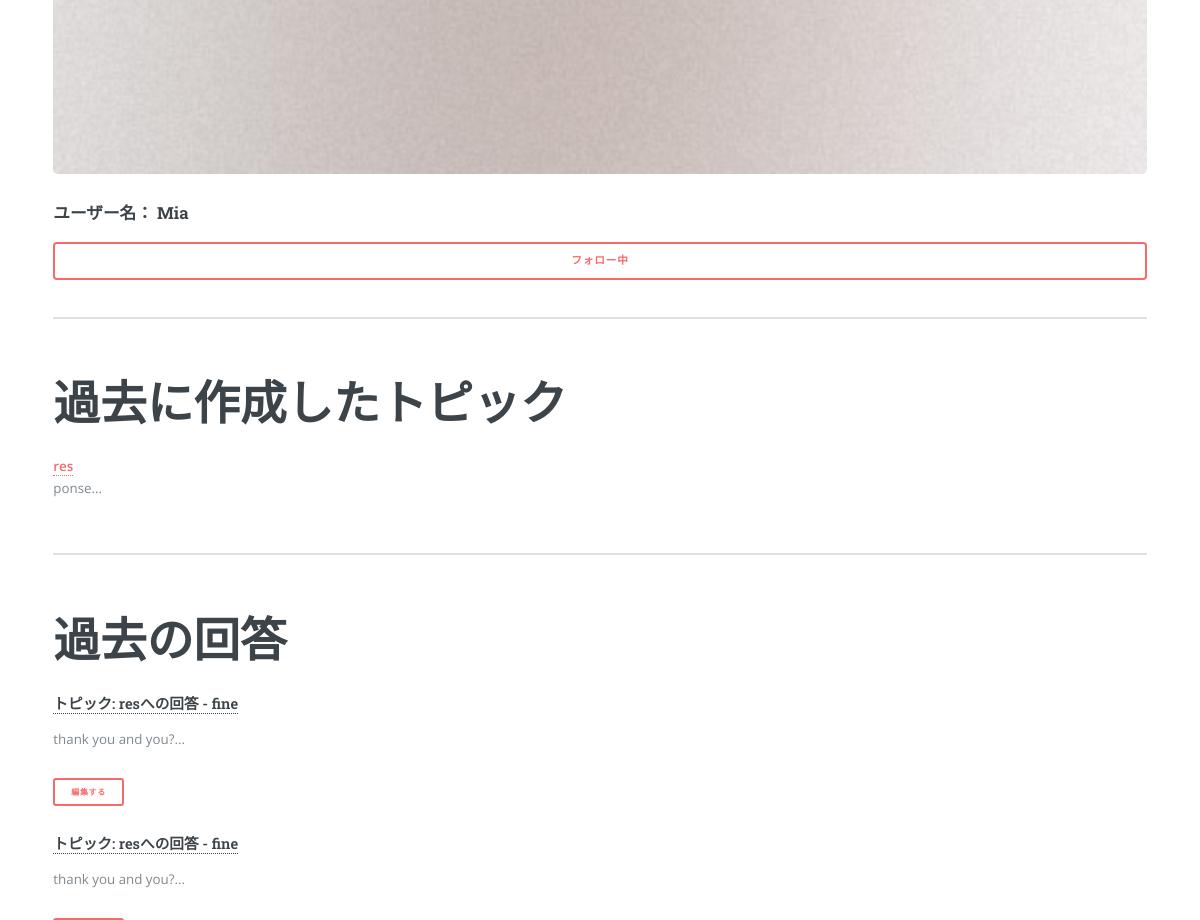
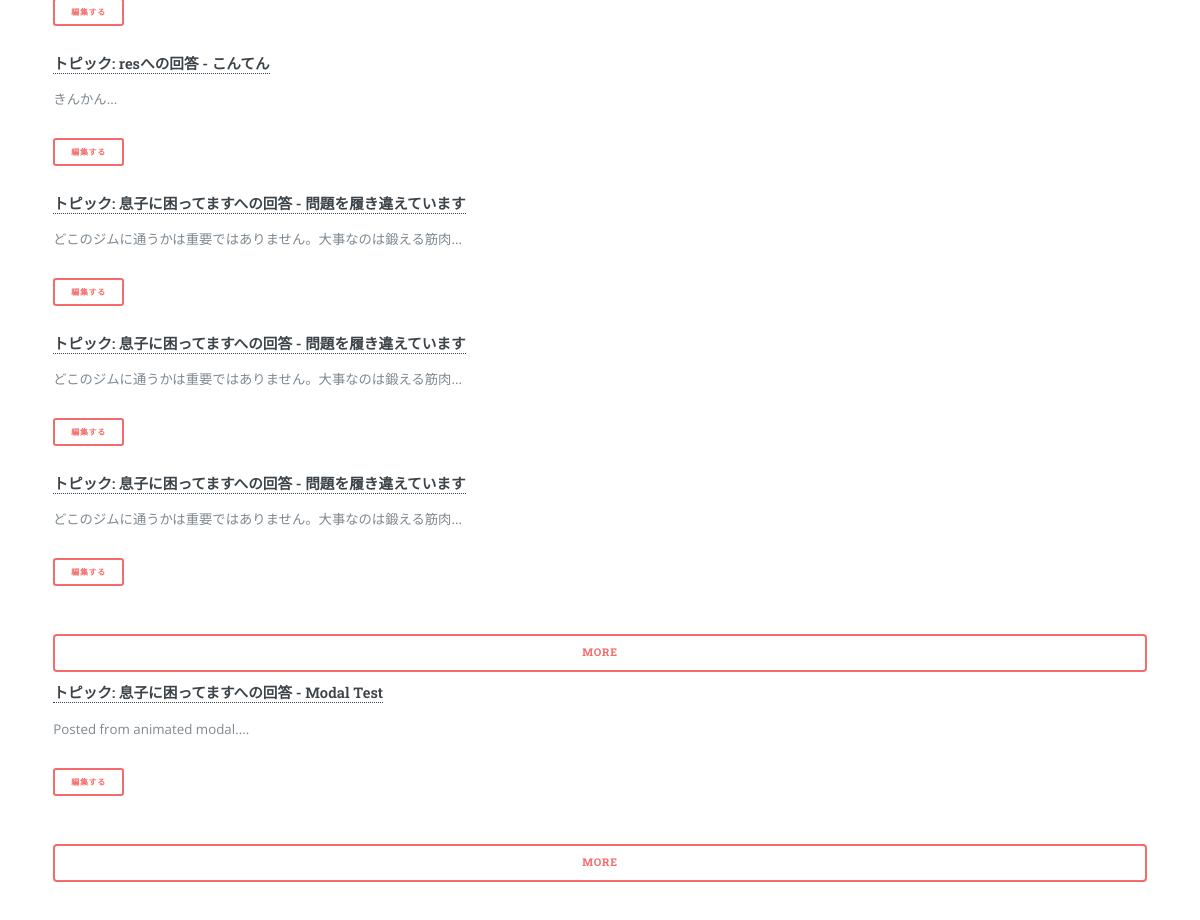
The page /portfolio/Mia/ (signed in, lower part) on the database as committed earlier (2 pictures, top to bottom).
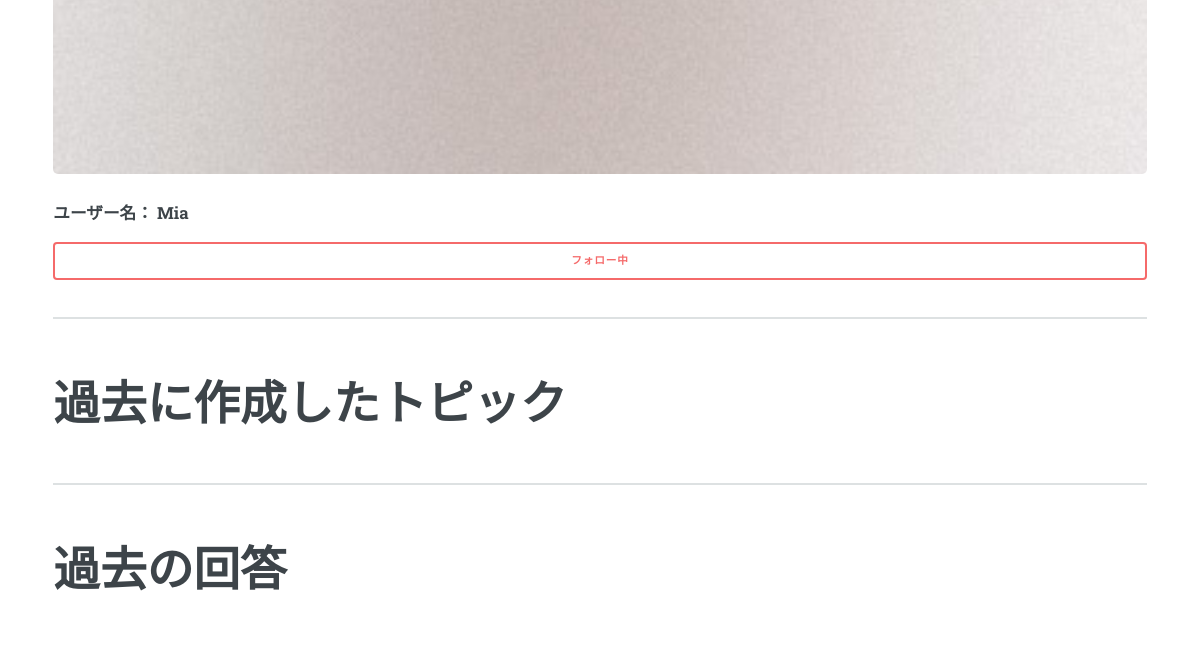
The same page on the database as committed later.
### counsel/models.py (models this page shows, shortened)
class Post(models.Model):
    title = models.CharField(max_length=50)
    content = models.CharField(max_length=500)
    user = models.ForeignKey(FamoUser)
    updated_date = models.DateTimeField(auto_now=True)
    anonymous = models.BooleanField(default=False)
    class Meta:
        abstract = True

class Question(Post):
    hits = models.IntegerField(default=0)
    last_accessed_date = models.DateTimeField(default=datetime.now())

class Answer(Post):
    question = models.ForeignKey(Question)
    good_rators = models.ManyToManyField(FamoUser, related_name='good_answers')
    bad_rators = models.ManyToManyField(FamoUser, related_name='bad_anwers')

### portfolio/views.py (the view)
# urls.py: url(r'^(?P<username>\S+?)/', views.user, name='user'),
@login_required
def user(request, username):
    user = get_object_or_404(FamoUser, username=username)
    context = {'user': user}
    if user in request.user.follows.all():
        context['following'] = True
    else:
        context['following'] = False
    context['answers'] = Answer.objects.filter(user=user).exclude(anonymous=True)[:10]
    context['questions'] =  Question.objects.filter(user=user).exclude(anonymous=True)[:10]
    return render(request, 'portfolio/user.html', context)

### commons/templatetags/commons_extras.py (called while the page is built)
@register.inclusion_tag('commons/search_form.html')
def search_form():
    search_form = SearchForm(prefix='search')
    return {'search_form': search_form}

### portfolio/templatetags/portfolio_extras.py (called while the page is built)
@register.filter
def cut_text(text, num):
    return text[:num]

### portfolio/templates/portfolio/user.html (shortened to what this page needs)
{% extends 'portfolio/portfolio_base.html' %}
{% load static %}
{% load portfolio_extras %}
{% block content %}
<section id="profile">
  <span class="image fit"><img src="{% static 'commons/images/pic01.jpg' %}"></span>
  <h3>ユーザー名： {{ user.username }}</h3>
  <a class="button fit" id="follow">
    {% if following %}フォロー中{% else %}フォローする{% endif %}
  </a>
</section>
<section id="questions">
  <h1>過去に作成したトピック</h1>
  {% for question in questions %}
    <strong><a href="{% url 'counsel:detail' question.id %}">{{ question.title }}</a></strong><br>
    <p>{{ question.content|cut_text:50 }}...</p>
  {% endfor %}
</section>
<section id="answers">
  <h1>過去の回答</h1>
  {% for answer in answers %}
  <section id="answer{{ answer.id }}">
    <h4><strong><a href="{% url 'counsel:detail' answer.question.id %}">トピック: {{ answer.question.title }}への回答 - {{ answer.title }}</a></strong></h4>
    <p>{{ answer.content|cut_text:30 }}...</p>
    <p><a class="button small">編集する</a></p>
  </section>
    {% if forloop.counter > 5 %}
  <a href="{% url 'portfolio:answers' user %}" class="button fit">More</a>
    {% endif %}
  {% endfor %}
</section>
{% endblock content %}

Rows that differ between the two databases and show on the page:
removed Question: title "res", content "ponse"
removed Answer: question "res", title "fine", content "thank you and you?"
removed Answer: question "res", title "fine", content "thank you and you?"
removed Answer: question "res", title "こんてん", content "きんかん"
removed Answer: question "息子に困ってます", title "問題を履き違えています", content "どこのジムに通うかは重要ではありません。大事なのは鍛える筋肉"
removed Answer: question "息子に困ってます", title "問題を履き違えています", content "どこのジムに通うかは重要ではありません。大事なのは鍛える筋肉"
removed Answer: question "息子に困ってます", title "問題を履き違えています", content "どこのジムに通うかは重要ではありません。大事なのは鍛える筋肉", shows "MORE"
removed Answer: question "息子に困ってます", title "Modal Test", content "Posted from animated modal.", shows "MORE"
